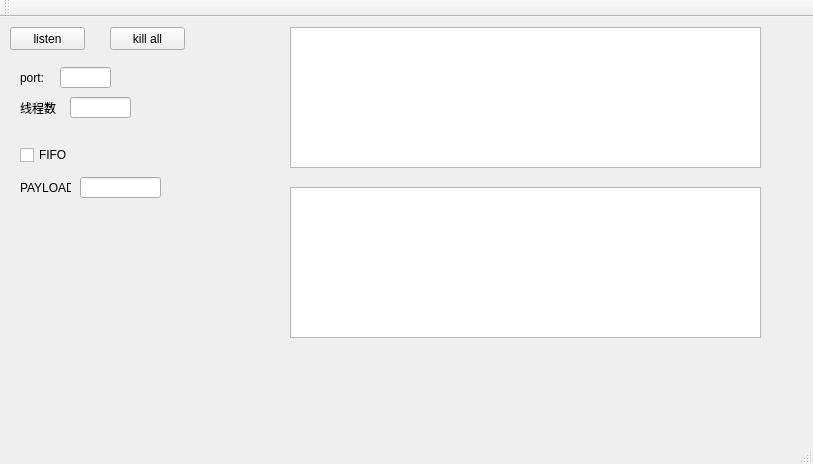
<?xml version="1.0" encoding="UTF-8"?>
<ui version="4.0">
 <class>MainWindow</class>
 <widget class="QMainWindow" name="MainWindow">
  <property name="geometry">
   <rect>
    <x>0</x>
    <y>0</y>
    <width>813</width>
    <height>464</height>
   </rect>
  </property>
  <property name="windowTitle">
   <string>MainWindow</string>
  </property>
  <widget class="QWidget" name="centralWidget">
   <widget class="QPushButton" name="listenBtn">
    <property name="geometry">
     <rect>
      <x>10</x>
      <y>10</y>
      <width>75</width>
      <height>23</height>
     </rect>
    </property>
    <property name="text">
     <string>listen</string>
    </property>
   </widget>
   <widget class="QPushButton" name="killBtn">
    <property name="geometry">
     <rect>
      <x>110</x>
      <y>10</y>
      <width>75</width>
      <height>23</height>
     </rect>
    </property>
    <property name="text">
     <string>kill all</string>
    </property>
   </widget>
   <widget class="QLabel" name="label">
    <property name="geometry">
     <rect>
      <x>20</x>
      <y>50</y>
      <width>41</width>
      <height>21</height>
     </rect>
    </property>
    <property name="text">
     <string>port:</string>
    </property>
   </widget>
   <widget class="QLineEdit" name="portEdit">
    <property name="geometry">
     <rect>
      <x>60</x>
      <y>50</y>
      <width>51</width>
      <height>21</height>
     </rect>
    </property>
   </widget>
   <widget class="QLabel" name="label_2">
    <property name="geometry">
     <rect>
      <x>20</x>
      <y>80</y>
      <width>41</width>
      <height>21</height>
     </rect>
    </property>
    <property name="text">
     <string>线程数：</string>
    </property>
   </widget>
   <widget class="QLineEdit" name="threadEdit">
    <property name="geometry">
     <rect>
      <x>70</x>
      <y>80</y>
      <width>61</width>
      <height>21</height>
     </rect>
    </property>
   </widget>
   <widget class="QCheckBox" name="checkBox">
    <property name="geometry">
     <rect>
      <x>20</x>
      <y>130</y>
      <width>71</width>
      <height>16</height>
     </rect>
    </property>
    <property name="text">
     <string>FIFO</string>
    </property>
   </widget>
   <widget class="QLineEdit" name="payLoadEdit">
    <property name="geometry">
     <rect>
      <x>80</x>
      <y>160</y>
      <width>81</width>
      <height>21</height>
     </rect>
    </property>
   </widget>
   <widget class="QLabel" name="label_3">
    <property name="geometry">
     <rect>
      <x>20</x>
      <y>160</y>
      <width>51</width>
      <height>21</height>
     </rect>
    </property>
    <property name="text">
     <string>PAYLOAD:</string>
    </property>
   </widget>
   <widget class="QTableView" name="clientTableView">
    <property name="geometry">
     <rect>
      <x>290</x>
      <y>10</y>
      <width>471</width>
      <height>141</height>
     </rect>
    </property>
   </widget>
   <widget class="QTableView" name="poolTableView">
    <property name="geometry">
     <rect>
      <x>290</x>
      <y>170</y>
      <width>471</width>
      <height>151</height>
     </rect>
    </property>
   </widget>
  </widget>
  <widget class="QMenuBar" name="menuBar">
   <property name="geometry">
    <rect>
     <x>0</x>
     <y>0</y>
     <width>813</width>
     <height>23</height>
    </rect>
   </property>
  </widget>
  <widget class="QToolBar" name="mainToolBar">
   <attribute name="toolBarArea">
    <enum>TopToolBarArea</enum>
   </attribute>
   <attribute name="toolBarBreak">
    <bool>false</bool>
   </attribute>
  </widget>
  <widget class="QStatusBar" name="statusBar"/>
 </widget>
 <layoutdefault spacing="6" margin="11"/>
 <resources/>
 <connections/>
</ui>
